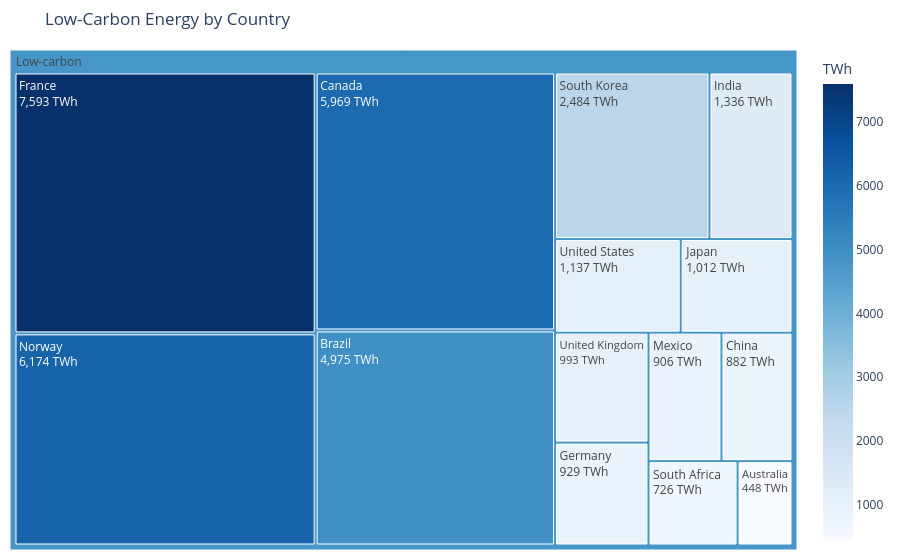
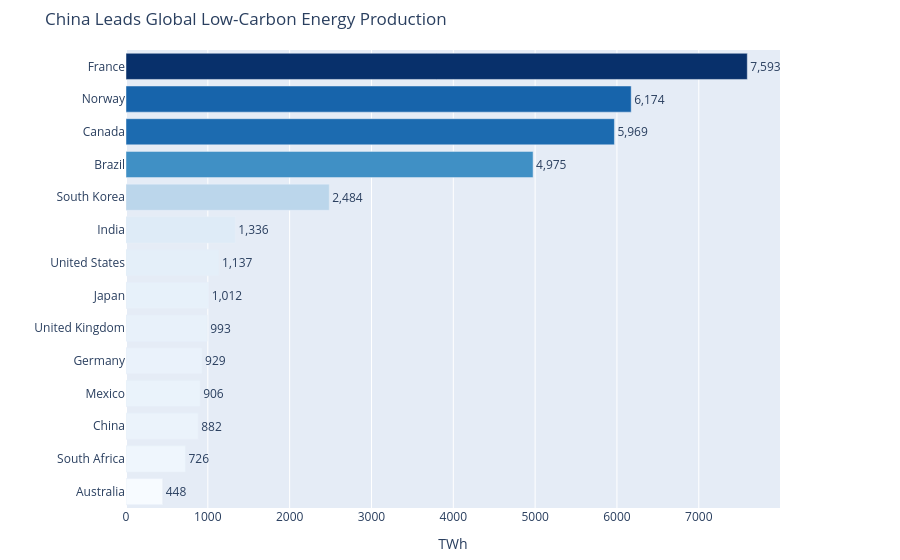

Here is the notebook cell these charts were saved with, in order:
### Markdown cell above
## Task 3 — Treemap vs bar: low-carbon energy by country

**What to build:** Build **both** a treemap and a horizontal bar chart showing total low-carbon TWh (Nuclear + Hydro) per country. Then answer the question in a markdown cell below.

**Requirements:**
- Filter to `Source_Type == 'Low-carbon'` and aggregate TWh by country
- Treemap: single-level `path=['All', 'Country']` with a dummy root node labelled `'Low-carbon'`
- Bar chart: sorted by TWh, horizontal orientation, CVD-safe colour
- Both charts show TWh values, not percentages
- Insight title on the bar chart naming the leading country

### Code cell
lc_df = df.loc[df['Source_Type'] == 'Low-carbon'].copy()
lc_country = lc_df.groupby('Country')['TWh'].sum().reset_index()
lc_country['All'] = 'Low-carbon'

fig3a = px.treemap(
    lc_country,
    path=['All', 'Country'],
    values='TWh',
    color='TWh',
    color_continuous_scale='Blues',
    title='Low-Carbon Energy by Country',
)

fig3a.update_traces(
    texttemplate='%{label}<br>%{value:,.0f} TWh',
    root_color='lightgrey',
)

fig3a.update_layout(margin=dict(t=50, l=10, r=10, b=10))
fig3a.show()

lc_sorted = lc_country.sort_values('TWh', ascending=True)

fig3b = px.bar(
    lc_sorted,
    x='TWh',
    y='Country',
    orientation='h',
    color='TWh',
    color_continuous_scale='Blues',
    text='TWh',
    title='China Leads Global Low-Carbon Energy Production',
)

fig3b.update_traces(
    texttemplate='%{x:,.0f}',
    textposition='outside',
)

fig3b.update_layout(
    xaxis_title='TWh',
    yaxis_title='',
    coloraxis_showscale=False,
    margin=dict(t=50, l=10, r=120, b=10),
)

fig3b.show()

### Figure 1 — Plotly figure (JSON) as saved in the notebook; plotly's stock layout.template omitted (floating-point values rounded to 4 significant figures)
{"data": [{"branchvalues": "total", "customdata": [[448.0], [4975.0], [5969.0], [882.0], [7593.0], [929.0], [1336.0], [1012.0], [906.0], [6174.0], [726.0], [2484.0], [993.0], [1137.0], [4797.0]], "domain": {"x": [0, 1], "y": [0, 1]}, "hovertemplate": "labels=%{label}<br>TWh_sum=%{value}<br>parent=%{parent}<br>id=%{id}<br>TWh=%{color}<extra></extra>", "ids": ["Low-carbon/Australia", "Low-carbon/Brazil", "Low-carbon/Canada", "Low-carbon/China", "Low-carbon/France", "Low-carbon/Germany", "Low-carbon/India", "Low-carbon/Japan", "Low-carbon/Mexico", "Low-carbon/Norway", "Low-carbon/South Africa", "Low-carbon/South Korea", "Low-carbon/United Kingdom", "Low-carbon/United States", "Low-carbon"], "labels": ["Australia", "Brazil", "Canada", "China", "France", "Germany", "India", "Japan", "Mexico", "Norway", "South Africa", "South Korea", "United Kingdom", "United States", "Low-carbon"], "marker": {"coloraxis": "coloraxis", "colors": [448.0, 4975.0, 5969.0, 882.0, 7593.0, 929.0, 1336.0, 1012.0, 906.0, 6174.0, 726.0, 2484.0, 993.0, 1137.0, 4797.0]}, "name": "", "parents": ["Low-carbon", "Low-carbon", "Low-carbon", "Low-carbon", "Low-carbon", "Low-carbon", "Low-carbon", "Low-carbon", "Low-carbon", "Low-carbon", "Low-carbon", "Low-carbon", "Low-carbon", "Low-carbon", ""], "root": {"color": "lightgrey"}, "texttemplate": "%{label}<br>%{value:,.0f} TWh", "type": "treemap", "values": [448.0, 4975.0, 5969.0, 882.0, 7593.0, 929.0, 1336.0, 1012.0, 906.0, 6174.0, 726.0, 2484.0, 993.0, 1137.0, 35560.0]}], "layout": {"coloraxis": {"colorbar": {"title": {"text": "TWh"}}, "colorscale": [[0, "rgb(247,251,255)"], [0.125, "rgb(222,235,247)"], [0.25, "rgb(198,219,239)"], [0.375, "rgb(158,202,225)"], [0.5, "rgb(107,174,214)"], [0.625, "rgb(66,146,198)"], [0.75, "rgb(33,113,181)"], [0.875, "rgb(8,81,156)"], [1, "rgb(8,48,107)"]]}, "legend": {"tracegroupgap": 0}, "margin": {"b": 10, "l": 10, "r": 10, "t": 50}, "title": {"text": "Low-Carbon Energy by Country"}}}

### Figure 2 — Plotly figure (JSON) as saved in the notebook; plotly's stock layout.template omitted (floating-point values rounded to 4 significant figures)
{"data": [{"hovertemplate": "TWh=%{marker.color}<br>Country=%{y}<extra></extra>", "legendgroup": "", "marker": {"color": [448.0, 726.0, 882.0, 906.0, 929.0, 993.0, 1012.0, 1137.0, 1336.0, 2484.0, 4975.0, 5969.0, 6174.0, 7593.0], "coloraxis": "coloraxis", "pattern": {"shape": ""}}, "name": "", "orientation": "h", "showlegend": false, "text": [448.0, 726.0, 882.0, 906.0, 929.0, 993.0, 1012.0, 1137.0, 1336.0, 2484.0, 4975.0, 5969.0, 6174.0, 7593.0], "textposition": "outside", "texttemplate": "%{x:,.0f}", "type": "bar", "x": [448.0, 726.0, 882.0, 906.0, 929.0, 993.0, 1012.0, 1137.0, 1336.0, 2484.0, 4975.0, 5969.0, 6174.0, 7593.0], "xaxis": "x", "y": ["Australia", "South Africa", "China", "Mexico", "Germany", "United Kingdom", "Japan", "United States", "India", "South Korea", "Brazil", "Canada", "Norway", "France"], "yaxis": "y"}], "layout": {"barmode": "relative", "coloraxis": {"colorbar": {"title": {"text": "TWh"}}, "colorscale": [[0, "rgb(247,251,255)"], [0.125, "rgb(222,235,247)"], [0.25, "rgb(198,219,239)"], [0.375, "rgb(158,202,225)"], [0.5, "rgb(107,174,214)"], [0.625, "rgb(66,146,198)"], [0.75, "rgb(33,113,181)"], [0.875, "rgb(8,81,156)"], [1, "rgb(8,48,107)"]], "showscale": false}, "legend": {"tracegroupgap": 0}, "margin": {"b": 10, "l": 10, "r": 120, "t": 50}, "title": {"text": "China Leads Global Low-Carbon Energy Production"}, "xaxis": {"anchor": "y", "domain": [0, 1], "title": {"text": "TWh"}}, "yaxis": {"anchor": "x", "domain": [0, 1], "title": {"text": ""}}}}
